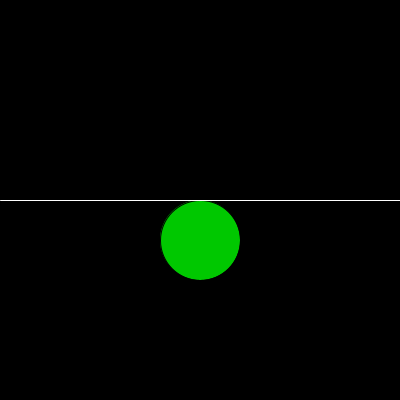
Frame 1 (no input)
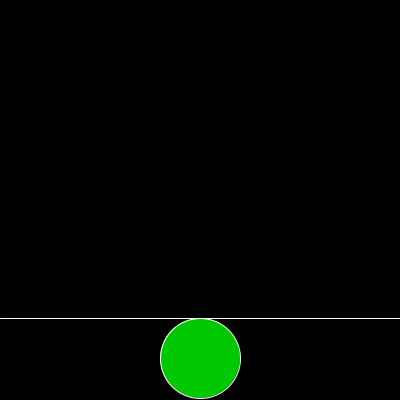
Frame 60 (the mouse pressed at the canvas centre just before this capture)
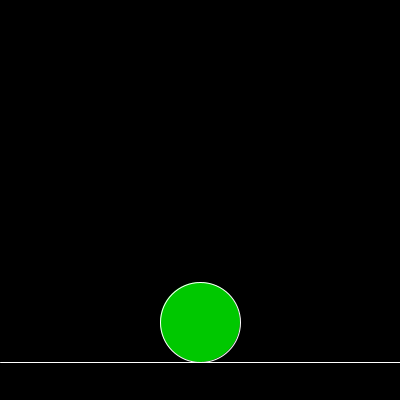
Frame 120 (the mouse held since frame 60 and released just before this capture)

The Processing sketch that drew these frames (run headless with seeded random() and noise(); from frame 60 on, the mouse is pressed at the canvas centre):

// Processing sketch: ejercicio19
// ── ejercicio19.pde
float yLinea, yElipse, velocidad = 2; 
int direccionLinea = 1, direccionElipse = 1;

void setup() {
  size(400, 400);
  yLinea = height / 2;
  yElipse = 240;
}
void draw() {
  background(0);  
  fill(0, 200, 0);
  ellipse(width/2, yElipse, 80, 80); 
  stroke(255);
  line(0, yLinea, width, yLinea);  
  yLinea += direccionLinea * velocidad;  
  
  if (yLinea >= height || yLinea <= 0) {
    direccionLinea *= -1;
  } 
  yElipse += direccionElipse * velocidad;  
  if (yElipse >= height || yElipse <= 0) {
    direccionElipse *= -1;
  }
}
